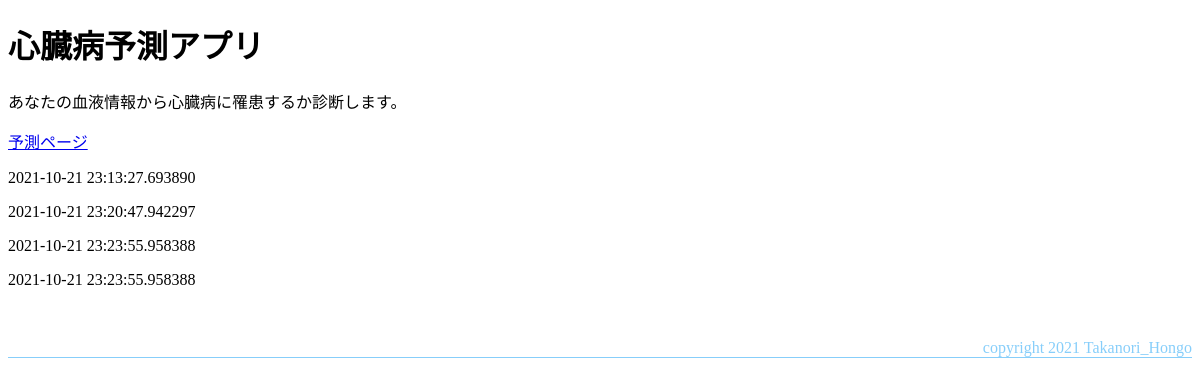
The page / on the database its author committed.
### app.py (models this page shows)
class User(db.Model):
    id = db.Column(db.Integer, primary_key=True)
    username = db.Column(db.String(30), unique=True, nullable=False)
    age = db.Column(db.Integer, nullable=False)
    anaemia = db.Column(db.Integer, nullable=False)
    creatinine_phosphokinase = db.Column(db.Integer, nullable=False)
    diabetes = db.Column(db.Integer, nullable=False)
    ejection_fraction = db.Column(db.Integer, nullable=False)
    high_blood_pressure = db.Column(db.Integer, nullable=False)
    platelets = db.Column(db.Float(asdecimal=True), nullable=False)
    serum_creatinine = db.Column(db.Float(asdecimal=True), nullable=False)
    serum_sodium = db.Column(db.Integer, nullable=False)
    sex = db.Column(db.Integer, nullable=False)
    smoking = db.Column(db.Integer, nullable=True)
    heart_failure = db.Column(db.String(20), nullable=False)
    created_at = db.Column(db.DateTime, nullable=False, default=datetime.now(pytz.timezone('Asia/Tokyo')))

### app.py (the view)
@app.route('/', methods=['GET', 'POST'])
def index():
    if request.method == 'GET':
        posts = User.query.all()
        return render_template('index.html', title='心臓病予測アプリ', message='あなたの血液情報から心臓病に罹患するか診断します。', posts=posts)

### app.py (called while the page is built)
@app.context_processor
def sample_processor():
    def total(n):
        total = 0
        for i in range(n + 1):
            total += i
        return total
    return dict( total = total )

### templates/index.html (shortened to what this page needs)
{% extends "layout.html" %}
{% block headline %}
{{ title }}
{% endblock %}
{% block content %}
<p>{{ message }}</p>
<a href="/predict" role="button">予測ページ</a>
{% for post in posts %}
<p>{{ post.created_at }}</p>
{% endfor %}
{% endblock %}
{% block footer %}
copyright 2021 Takanori_Hongo
{% endblock %}

### templates/layout.html (shortened to what this page needs)
<!DOCTYPE html>
<html lang=ja>
<head>
    <link rel="stylesheet" href="{{url_for('static', filename='style.css')}}">
</head>
<body>
    <h1>{% block headline %}{% endblock %}</h1>
    {% block content %}{% endblock %}
    <div class="footer">
        {% block footer %}{% endblock %}
    </div>
</body>
</html>

### static/style.css (style rules this page uses)
div.footer { text-align: right; border-bottom: 1px solid lightskyblue; color: lightskyblue; margin: 50px 0px; }

### rows shown on the page
User: created_at "2021-10-21 23:13:27.693890"
User: created_at "2021-10-21 23:20:47.942297"
User: created_at "2021-10-21 23:23:55.958388"
User: created_at "2021-10-21 23:23:55.958388"

### other values the page prints
{{ title }} "心臓病予測アプリ"
{{ message }} "あなたの血液情報から心臓病に罹患するか診断します。"
